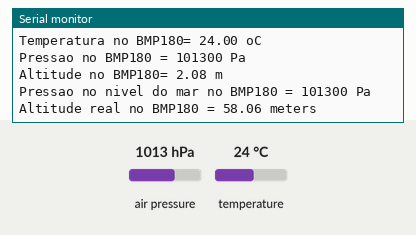
Bench run of a sketch on a simulated Arduino Uno, built with avr-gcc and run on an emulated ATmega328P. Shown: the last lines printed to the serial monitor. The inputs (shaded band) are chosen by the test bench; at power-on: air pressure 1013 hPa, temperature 24 °C.

Above: at 1.2 s.
1.3 s: air pressure set to 952 hPa
At 3.1 s:
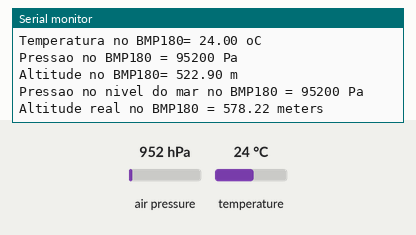
3.4 s: temperature set to 12 °C
5.5 s: air pressure set to 975 hPa
At 7.4 s:
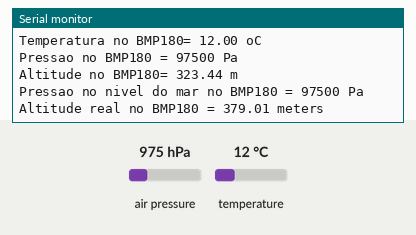
Timing chart, 0 to 8.9 s (numbered marks = the images above; inputs shaded):
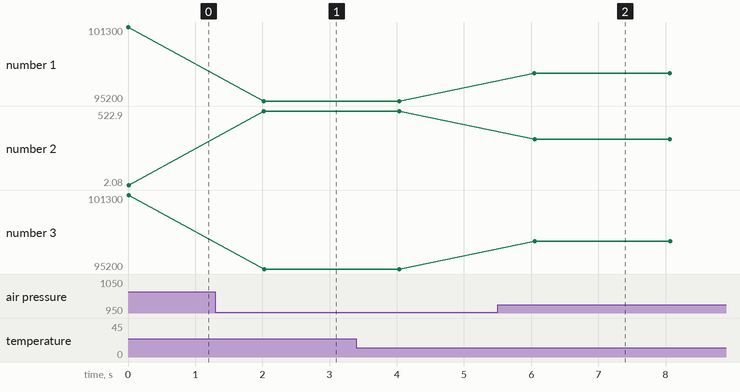

The sketch:

Pressao_bmp180.ino
```cpp
#include <Wire.h>
#include <Adafruit_BMP085.h>

Adafruit_BMP085 bmp;

void setup() {
  Serial.begin(115200);
  if (!bmp.begin()) {
        Serial.println("nao foi encontrando o bmp180, favor verificar as conexoes!");
  }
}

void loop() {
  Serial.print("Temperatura no BMP180= ");
  Serial.print(bmp.readTemperature());
  Serial.println(" oC");

  Serial.print("Pressao no BMP180 = ");
  Serial.print(bmp.readPressure());
  Serial.println(" Pa");

  // Calculate altitude assuming 'standard' barometric
  // pressure of 1013.25 millibar = 101325 Pascal
  Serial.print("Altitude no BMP180= ");
  Serial.print(bmp.readAltitude());
  Serial.println(" m");

  Serial.print("Pressao no nivel do mar no BMP180 = ");
  Serial.print(bmp.readSealevelPressure());
  Serial.println(" Pa");

  // you can get a more precise measurement of altitude
  // if you know the current sea level pressure which will
  // vary with weather and such. If it is 1015 millibars
  // that is equal to 101500 Pascals.
  Serial.print("Altitude real no BMP180 = ");
  Serial.print(bmp.readAltitude(102000));
  Serial.println(" meters");

  Serial.println();
  delay(2000);
}
```

Measured:
- after the input at 1.3 s, the serial monitor: prints a new line after 0.72 s (image 1)
- after the input at 5.5 s, the serial monitor: prints a new line after 0.55 s (image 2)
- plotted number 1: 101300 → 95200 after the input at 1.3 s, 95200 → 97500 after the input at 5.5 s
- plotted number 2: 2.08 → 522.9 after the input at 1.3 s, 522.9 → 323.44 after the input at 5.5 s
- plotted number 3: 101300 → 95200 after the input at 1.3 s, 95200 → 97500 after the input at 5.5 s
